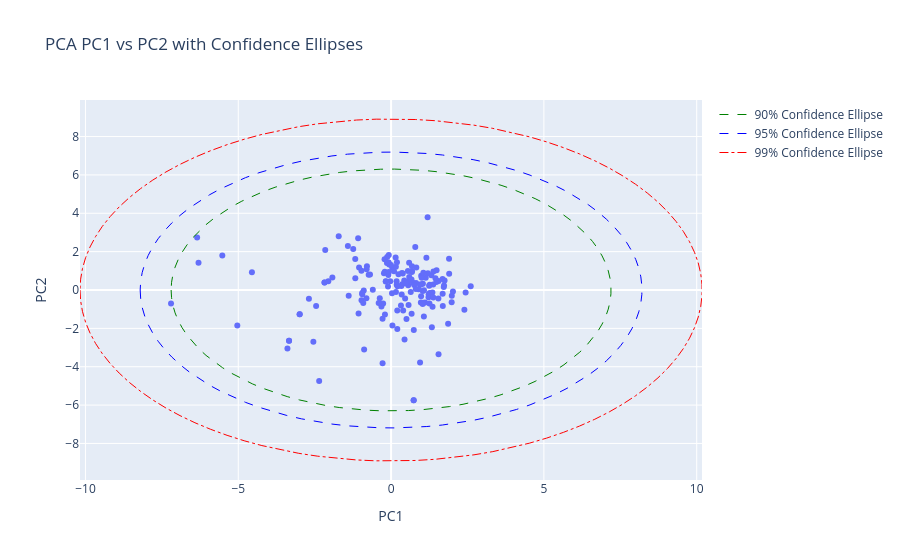

The notebook cell this image was saved under:
### Code cell
def plot_pca(X, n_components):
    # Fit and transform the data
    scaler= StandardScaler()
    X_s = scaler.fit_transform(X)

    # Initialize PCA with the desired number of components
    pca = PCA(n_components=n_components)
    X_pca=pca.fit_transform(X_s)

    # Add the PCA results back to the dataframe
    pca_columns = [f'PC{i+1}' for i in range(n_components)]
    df_pca = pd.DataFrame(X_pca, columns=pca_columns)

    
    # Function to add confidence ellipses
    def add_ellipses(fig, df, x_col, y_col):
        data_subset = df[[x_col, y_col]].values.T
        cov_matrix = np.cov(data_subset)

        # Compute eigenvalues and eigenvectors
        eigenvalues, eigenvectors = np.linalg.eigh(cov_matrix)

        # Sort in descending order
        sorted_indices = np.argsort(eigenvalues)[::-1]
        eigenvalues = eigenvalues[sorted_indices]
        eigenvectors = eigenvectors[:, sorted_indices]

        # Compute ellipse rotation angle
        angle = np.arctan2(eigenvectors[1, 0], eigenvectors[0, 0])

        # Confidence levels
        confidence_levels = [0.90, 0.95, 0.99]
        colors = ['green', 'blue', 'red']
        labels = ['90% Confidence Ellipse', '95% Confidence Ellipse', '99% Confidence Ellipse']
        dash_styles = ['dash', 'dash', 'dashdot']

        mean_x, mean_y = df[x_col].mean(), df[y_col].mean()

        # Plot ellipses
        t = np.linspace(0, 2 * np.pi, 100)
        for i, confidence_level in enumerate(confidence_levels):
            chi2_val = np.sqrt(chi2.ppf(confidence_level, df=2))
            width, height = 2 * chi2_val * np.sqrt(eigenvalues)

            ellipse_x = mean_x + width * np.cos(t) * np.cos(angle) - height * np.sin(t) * np.sin(angle)
            ellipse_y = mean_y + width * np.cos(t) * np.sin(angle) + height * np.sin(t) * np.cos(angle)

            fig.add_trace(go.Scatter(
                x=ellipse_x,
                y=ellipse_y,
                mode='lines',
                name=labels[i],
                line=dict(color=colors[i], width=1, dash=dash_styles[i])
            ))

    # Only plot PC1 vs. PC2
    if n_components >= 2:
        fig = px.scatter(df_pca, x="PC1", y="PC2",
                         title="PCA PC1 vs PC2 with Confidence Ellipses",
                         labels={"PC1": "PC1", "PC2": "PC2"})
        add_ellipses(fig, df_pca, "PC1", "PC2")
        fig.show()
    else:
        print("Not enough principal components to plot (requires at least 2).")

    return pca, pca_columns

# Show loadings
def show_loadings(model, pca_columns, X):
    loadings = model.components_

    if isinstance(X, pd.DataFrame):
        feature_names = X.columns
    else:
        feature_names = [f'Feature_{i}' for i in range(X.shape[1])]

    loading_df = pd.DataFrame(loadings.T, columns=pca_columns, index=feature_names)
    print("Explained Variance:", model.explained_variance_ratio_)
    print("Total Variance Explained:", model.explained_variance_ratio_.sum())

    return loading_df

def plot_pca_loadings(loading_df, top_n=20):
    """
    Plots a heatmap of PCA loadings, displaying only the top N most important features per PC.

    Parameters:
    - loading_df: DataFrame of PCA loadings (features as rows, PCs as columns).
    - top_n: Number of most important features to display.
    """
    # Compute absolute loadings to get top contributing features
    loading_df_abs = loading_df.abs()

    # Select top N features that contribute the most in any PC
    top_features = loading_df_abs.sum(axis=1).nlargest(top_n).index

    # Filter DataFrame to only include top contributing features
    filtered_loadings = loading_df.loc[top_features]

    # Dynamically adjust figure size
    fig_width = 10  # Fixed width
    fig_height = max(6, min(0.3 * top_n, 20))  # Adjust height based on the number of rows

    # Plot heatmap
    plt.figure(figsize=(fig_width, fig_height))
    sns.heatmap(filtered_loadings, cmap="coolwarm", center=0, annot=True, fmt=".2f",
                linewidths=0.5, cbar=True)

    plt.title("Top PCA Loadings Heatmap")
    plt.xlabel("Principal Components")
    plt.ylabel("Top Contributing Features")
    plt.xticks(rotation=45, ha='right')
    plt.yticks(rotation=0)
    plt.show()

n_components = 8
model, pca_columns = plot_pca(X, n_components)
loading_df = show_loadings(model, pca_columns, X)

plot_pca_loadings(loading_df, top_n=30)

### Figure 1 — Plotly figure (JSON) as saved in the notebook; plotly's stock layout.template omitted (floating-point values rounded to 4 significant figures; data arrays with more than 128 entries replaced by an {"elided": "..."} marker saying what was removed)
{"data": [{"hovertemplate": "PC1=%{x}<br>PC2=%{y}<extra></extra>", "legendgroup": "", "marker": {"color": "#636efa", "symbol": "circle"}, "mode": "markers", "name": "", "orientation": "v", "showlegend": false, "type": "scatter", "x": {"elided": "165 float values"}, "xaxis": "x", "y": {"elided": "165 float values"}, "yaxis": "y"}, {"line": {"color": "green", "dash": "dash", "width": 1}, "mode": "lines", "name": "90% Confidence Ellipse", "type": "scatter", "x": [-7.197, -7.183, -7.139, -7.067, -6.966, -6.838, -6.682, -6.498, -6.289, -6.055, -5.796, -5.513, -5.209, -4.883, -4.538, -4.175, -3.795, -3.399, -2.99, -2.569, -2.137, -1.697, -1.25, -0.7977, -0.3425, 0.1142, 0.5704, 1.024, 1.474, 1.918, 2.354, 2.781, 3.196, 3.599, 3.987, 4.359, 4.713, 5.049, 5.364, 5.657, 5.928, 6.175, 6.397, 6.593, 6.763, 6.906, 7.02, 7.107, 7.165, 7.194, 7.194, 7.165, 7.107, 7.02, 6.906, 6.763, 6.593, 6.397, 6.175, 5.928, 5.657, 5.364, 5.049, 4.713, 4.359, 3.987, 3.599, 3.196, 2.781, 2.354, 1.918, 1.474, 1.024, 0.5704, 0.1142, -0.3425, -0.7977, -1.25, -1.697, -2.137, -2.569, -2.99, -3.399, -3.795, -4.175, -4.538, -4.883, -5.209, -5.513, -5.796, -6.055, -6.289, -6.498, -6.682, -6.838, -6.966, -7.067, -7.139, -7.183, -7.197], "y": [4.037e-15, -0.3999, -0.7981, -1.193, -1.583, -1.967, -2.343, -2.71, -3.065, -3.408, -3.738, -4.052, -4.351, -4.631, -4.893, -5.135, -5.357, -5.557, -5.735, -5.889, -6.02, -6.127, -6.209, -6.266, -6.297, -6.304, -6.285, -6.24, -6.171, -6.077, -5.958, -5.815, -5.649, -5.46, -5.249, -5.017, -4.765, -4.493, -4.204, -3.897, -3.575, -3.238, -2.889, -2.528, -2.156, -1.776, -1.389, -0.9961, -0.5993, -0.2, 0.2, 0.5993, 0.9961, 1.389, 1.776, 2.156, 2.528, 2.889, 3.238, 3.575, 3.897, 4.204, 4.493, 4.765, 5.017, 5.249, 5.46, 5.649, 5.815, 5.958, 6.077, 6.171, 6.24, 6.285, 6.304, 6.297, 6.266, 6.209, 6.127, 6.02, 5.889, 5.735, 5.557, 5.357, 5.135, 4.893, 4.631, 4.351, 4.052, 3.738, 3.408, 3.065, 2.71, 2.343, 1.967, 1.583, 1.193, 0.7981, 0.3999, 5.581e-15]}, {"line": {"color": "blue", "dash": "dash", "width": 1}, "mode": "lines", "name": "95% Confidence Ellipse", "type": "scatter", "x": [-8.209, -8.193, -8.143, -8.061, -7.946, -7.799, -7.621, -7.412, -7.174, -6.906, -6.611, -6.289, -5.941, -5.57, -5.176, -4.762, -4.328, -3.877, -3.41, -2.93, -2.437, -1.935, -1.426, -0.9099, -0.3906, 0.1302, 0.6506, 1.168, 1.681, 2.188, 2.685, 3.172, 3.645, 4.105, 4.547, 4.972, 5.376, 5.759, 6.118, 6.453, 6.762, 7.043, 7.297, 7.521, 7.714, 7.877, 8.008, 8.106, 8.172, 8.205, 8.205, 8.172, 8.106, 8.008, 7.877, 7.714, 7.521, 7.297, 7.043, 6.762, 6.453, 6.118, 5.759, 5.376, 4.972, 4.547, 4.105, 3.645, 3.172, 2.685, 2.188, 1.681, 1.168, 0.6506, 0.1302, -0.3906, -0.9099, -1.426, -1.935, -2.437, -2.93, -3.41, -3.877, -4.328, -4.762, -5.176, -5.57, -5.941, -6.289, -6.611, -6.906, -7.174, -7.412, -7.621, -7.799, -7.946, -8.061, -8.143, -8.193, -8.209], "y": [4.611e-15, -0.4561, -0.9103, -1.361, -1.806, -2.244, -2.673, -3.091, -3.496, -3.888, -4.264, -4.622, -4.962, -5.283, -5.581, -5.858, -6.11, -6.339, -6.541, -6.718, -6.867, -6.988, -7.082, -7.147, -7.183, -7.19, -7.168, -7.118, -7.039, -6.931, -6.796, -6.633, -6.443, -6.228, -5.987, -5.722, -5.435, -5.125, -4.795, -4.445, -4.078, -3.694, -3.295, -2.883, -2.459, -2.026, -1.584, -1.136, -0.6836, -0.2282, 0.2282, 0.6836, 1.136, 1.584, 2.026, 2.459, 2.883, 3.295, 3.694, 4.078, 4.445, 4.795, 5.125, 5.435, 5.722, 5.987, 6.228, 6.443, 6.633, 6.796, 6.931, 7.039, 7.118, 7.168, 7.19, 7.183, 7.147, 7.082, 6.988, 6.867, 6.718, 6.541, 6.339, 6.11, 5.858, 5.581, 5.283, 4.962, 4.622, 4.264, 3.888, 3.496, 3.091, 2.673, 2.244, 1.806, 1.361, 0.9103, 0.4561, 6.372e-15]}, {"line": {"color": "red", "dash": "dashdot", "width": 1}, "mode": "lines", "name": "99% Confidence Ellipse", "type": "scatter", "x": [-10.18, -10.16, -10.1, -9.994, -9.852, -9.67, -9.449, -9.19, -8.894, -8.563, -8.196, -7.797, -7.366, -6.906, -6.418, -5.904, -5.366, -4.807, -4.228, -3.632, -3.022, -2.4, -1.767, -1.128, -0.4843, 0.1615, 0.8066, 1.449, 2.085, 2.712, 3.329, 3.932, 4.52, 5.089, 5.638, 6.164, 6.665, 7.14, 7.586, 8.001, 8.384, 8.733, 9.047, 9.324, 9.564, 9.766, 9.928, 10.05, 10.13, 10.17, 10.17, 10.13, 10.05, 9.928, 9.766, 9.564, 9.324, 9.047, 8.733, 8.384, 8.001, 7.586, 7.14, 6.665, 6.164, 5.638, 5.089, 4.52, 3.932, 3.329, 2.712, 2.085, 1.449, 0.8066, 0.1615, -0.4843, -1.128, -1.767, -2.4, -3.022, -3.632, -4.228, -4.807, -5.366, -5.904, -6.418, -6.906, -7.366, -7.797, -8.196, -8.563, -8.894, -9.19, -9.449, -9.67, -9.852, -9.994, -10.1, -10.16, -10.18], "y": [5.726e-15, -0.5655, -1.129, -1.687, -2.239, -2.782, -3.314, -3.832, -4.335, -4.82, -5.286, -5.731, -6.153, -6.55, -6.92, -7.263, -7.576, -7.859, -8.11, -8.329, -8.514, -8.665, -8.78, -8.861, -8.906, -8.915, -8.888, -8.825, -8.727, -8.594, -8.426, -8.224, -7.989, -7.721, -7.423, -7.095, -6.738, -6.354, -5.945, -5.511, -5.056, -4.58, -4.086, -3.575, -3.049, -2.512, -1.964, -1.409, -0.8475, -0.2829, 0.2829, 0.8475, 1.409, 1.964, 2.512, 3.049, 3.575, 4.086, 4.58, 5.056, 5.511, 5.945, 6.354, 6.738, 7.095, 7.423, 7.721, 7.989, 8.224, 8.426, 8.594, 8.727, 8.825, 8.888, 8.915, 8.906, 8.861, 8.78, 8.665, 8.514, 8.329, 8.11, 7.859, 7.576, 7.263, 6.92, 6.55, 6.153, 5.731, 5.286, 4.82, 4.335, 3.832, 3.314, 2.782, 2.239, 1.687, 1.129, 0.5655, 7.91e-15]}], "layout": {"legend": {"tracegroupgap": 0}, "title": {"text": "PCA PC1 vs PC2 with Confidence Ellipses"}, "xaxis": {"anchor": "y", "domain": [0, 1], "title": {"text": "PC1"}}, "yaxis": {"anchor": "x", "domain": [0, 1], "title": {"text": "PC2"}}}}
